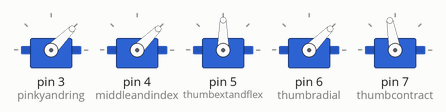
This sketch was run on a simulated Arduino Uno, built with avr-gcc and run on an emulated ATmega328P. Parts: 5 × servo.

Above: at 0.05 s.
At 3.0 s:
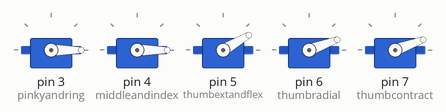
Timing chart, 0 to 3.5 s (numbered marks = the images above):
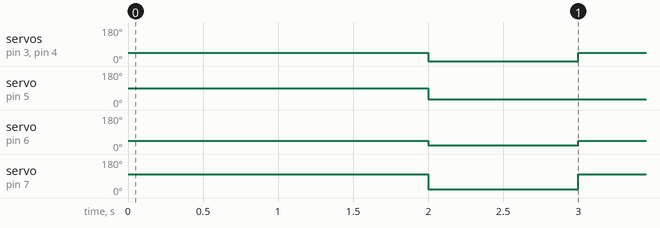

Measured:
- by itself, servo on pin 3 (pinkyandring), servo on pin 4 (middleandindex): alternates 45° for 2.0 s and 0° for 1.0 s
- by itself, servo on pin 5 (thumbextandflex): 90° → 30° at 2.0 s
- by itself, servo on pin 6 (thumbradial): alternates 45° for 2.0 s and 20° for 1.0 s
- by itself, servo on pin 7 (thumbcontract): alternates 100° for 2.0 s and 20° for 1.0 s

The sketch:

Closingandopening.ino
```cpp
#include <Servo.h>

Servo pinkyandring;
Servo middleandindex;
Servo thumbextandflex;
Servo thumbradial;
Servo thumbcontract;


void setup() {
  pinkyandring.attach(3);
  middleandindex.attach(4);
  thumbextandflex.attach(5);
  thumbradial.attach(6);
  thumbcontract.attach(7);
}

void loop() {

    pinkyandring.write(45);
    middleandindex.write(45);
   // thumbextandflex.write(40);
    thumbradial.write(45);
    thumbcontract.write(100);

    delay(2000);

    pinkyandring.write(0);
    middleandindex.write(0);
    thumbextandflex.write(30);
    thumbradial.write(20);
    thumbcontract.write(20);
    delay(1000);

}
```
